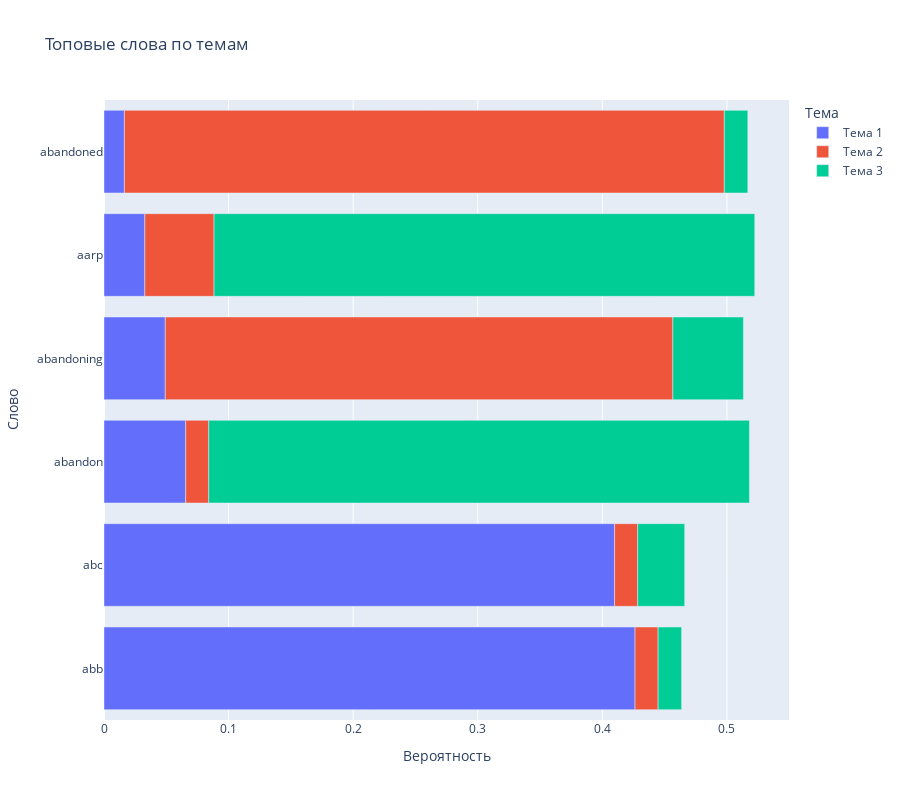

Notebook source saved alongside this figure:
### Code cell
plot_top_words_interactive(Phi1, vocab)

### Figure 1 — Plotly figure (JSON) as saved in the notebook; plotly's stock layout.template omitted (floating-point values rounded to 4 significant figures)
{"data": [{"hovertemplate": "Тема=Тема 1<br>Вероятность=%{x}<br>Слово=%{y}<extra></extra>", "legendgroup": "Тема 1", "marker": {"color": "#636efa", "pattern": {"shape": ""}}, "name": "Тема 1", "orientation": "h", "showlegend": true, "textposition": "auto", "type": "bar", "x": [0.4262, 0.4098, 0.06557, 0.04918, 0.03279, 0.01639], "xaxis": "x", "y": ["abb", "abc", "abandon", "abandoning", "aarp", "abandoned"], "yaxis": "y"}, {"hovertemplate": "Тема=Тема 2<br>Вероятность=%{x}<br>Слово=%{y}<extra></extra>", "legendgroup": "Тема 2", "marker": {"color": "#EF553B", "pattern": {"shape": ""}}, "name": "Тема 2", "orientation": "h", "showlegend": true, "textposition": "auto", "type": "bar", "x": [0.4815, 0.4074, 0.05556, 0.01852, 0.01852, 0.01852], "xaxis": "x", "y": ["abandoned", "abandoning", "aarp", "abc", "abb", "abandon"], "yaxis": "y"}, {"hovertemplate": "Тема=Тема 3<br>Вероятность=%{x}<br>Слово=%{y}<extra></extra>", "legendgroup": "Тема 3", "marker": {"color": "#00cc96", "pattern": {"shape": ""}}, "name": "Тема 3", "orientation": "h", "showlegend": true, "textposition": "auto", "type": "bar", "x": [0.434, 0.434, 0.0566, 0.03774, 0.01887, 0.01887], "xaxis": "x", "y": ["abandon", "aarp", "abandoning", "abc", "abb", "abandoned"], "yaxis": "y"}], "layout": {"barmode": "relative", "height": 800, "legend": {"title": {"text": "Тема"}, "tracegroupgap": 0}, "title": {"text": "Топовые слова по темам"}, "xaxis": {"anchor": "y", "domain": [0, 1], "title": {"text": "Вероятность"}}, "yaxis": {"anchor": "x", "domain": [0, 1], "title": {"text": "Слово"}}}}
